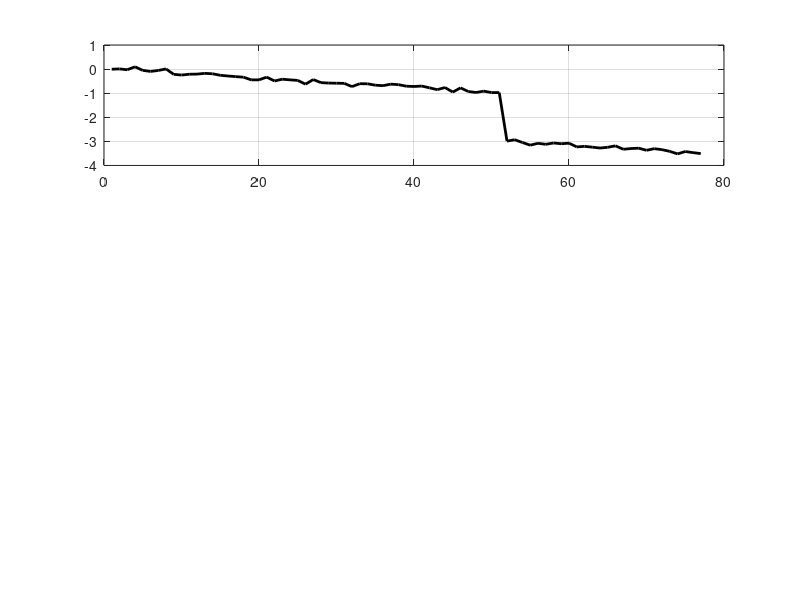

MATLAB code for this plot: (Note: this script raises an error after producing the figure.)
%% Fig 3


Gamma = 3;

figure;
set(gcf,'Color',[1 1 1]);

subplot(3,1,1);
w0 = [0:-0.02:-1 -3:-0.02:-3.5];
r = w0' + normrnd(0,0.2,length(w0),1);
w0 = w0' + normrnd(0,0.05,length(w0),1);
plot(w0,'k','LineWidth',2);
grid on;
hold on
scatter(1:length(w0),r,'x','g','LineWidth',1);
ylim([-4 4])
grid on;
legend({'r(t)' 'w(t)'}, 'interpreter', 'latex');
box off
subplot(3,1,2);
plot(w0,'k','LineWidth',2);
grid on;
hold on
scatter(1:length(w0),r,'x','b','LineWidth',1);
grid on;
ylim([-4 4])


M = 0.49; 
P = 0.01; 
w = 0;
sig = 0.6;
u = 1;
w_list = [];
sig_list = [];
beta_list = [];
for i=1:length(r)
    y = r(i);
    Beta = (y - u*w)^2/(u'*sig*u+M);
    if(Beta > Gamma)
        sig = 1;
    end
    w_n = w + sig * u' ./ (u*sig*u'+M) * (y - u*w);
    sig_n = sig - sig * u' ./ (u*sig*u'+M) * u * sig + eye(1) * P;
    w = w_n;
    sig = sig_n;
    beta_list = [beta_list Beta];
    w_list = [w_list w];
    sig_list = [sig_list sig];
end
scatter(1:length(w0),w_list,'o','r','LineWidth',1);
grid on;
legend({'r(t)' 'w(t)' 'w^(t)'}, 'interpreter', 'latex');
box off
subplot(3,1,3);
plot(beta_list,'-')
grid on;
hold on
plot([0,length(w0)],[Gamma,Gamma])
grid on;
legend({'NE' 'Gamma'}, 'interpreter', 'latex');
box off

